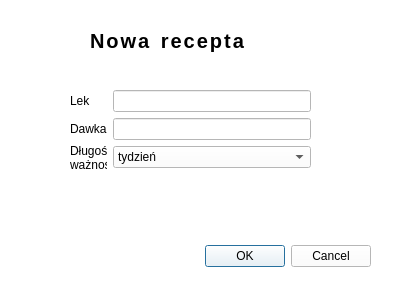
<?xml version="1.0" encoding="UTF-8"?>
<ui version="4.0">
 <class>dialog_prescribtion</class>
 <widget class="QDialog" name="dialog_prescribtion">
  <property name="geometry">
   <rect>
    <x>0</x>
    <y>0</y>
    <width>400</width>
    <height>300</height>
   </rect>
  </property>
  <property name="windowTitle">
   <string>Dialog</string>
  </property>
  <property name="styleSheet">
   <string notr="true">color: rgb(0, 0, 0);
background-color: rgb(255, 255, 255);</string>
  </property>
  <widget class="QDialogButtonBox" name="buttonBox">
   <property name="geometry">
    <rect>
     <x>30</x>
     <y>240</y>
     <width>341</width>
     <height>32</height>
    </rect>
   </property>
   <property name="orientation">
    <enum>Qt::Horizontal</enum>
   </property>
   <property name="standardButtons">
    <set>QDialogButtonBox::Cancel|QDialogButtonBox::Ok</set>
   </property>
  </widget>
  <widget class="QWidget" name="formLayoutWidget">
   <property name="geometry">
    <rect>
     <x>70</x>
     <y>90</y>
     <width>241</width>
     <height>101</height>
    </rect>
   </property>
   <layout class="QFormLayout" name="formLayout">
    <item row="0" column="0">
     <widget class="QLabel" name="label">
      <property name="text">
       <string>Lek</string>
      </property>
     </widget>
    </item>
    <item row="1" column="0">
     <widget class="QLabel" name="label_3">
      <property name="text">
       <string>Dawka</string>
      </property>
     </widget>
    </item>
    <item row="0" column="1">
     <widget class="QLineEdit" name="medicine"/>
    </item>
    <item row="1" column="1">
     <widget class="QLineEdit" name="dose"/>
    </item>
    <item row="2" column="1">
     <widget class="QComboBox" name="expdate">
      <item>
       <property name="text">
        <string>tydzień</string>
       </property>
      </item>
      <item>
       <property name="text">
        <string>dwa tygodnie</string>
       </property>
      </item>
      <item>
       <property name="text">
        <string>miesiąc</string>
       </property>
      </item>
      <item>
       <property name="text">
        <string>pół roku</string>
       </property>
      </item>
      <item>
       <property name="text">
        <string>rok</string>
       </property>
      </item>
     </widget>
    </item>
    <item row="2" column="0">
     <widget class="QLabel" name="label_2">
      <property name="text">
       <string>Długość ważności recepty</string>
      </property>
      <property name="scaledContents">
       <bool>false</bool>
      </property>
      <property name="wordWrap">
       <bool>true</bool>
      </property>
     </widget>
    </item>
   </layout>
  </widget>
  <widget class="QLabel" name="label_4">
   <property name="geometry">
    <rect>
     <x>90</x>
     <y>20</y>
     <width>231</width>
     <height>41</height>
    </rect>
   </property>
   <property name="styleSheet">
    <string notr="true">font-size: 20px;
letter-spacing: 2px;
word-spacing: 2px;
font-weight: 700;</string>
   </property>
   <property name="text">
    <string>Nowa recepta</string>
   </property>
  </widget>
 </widget>
 <resources/>
 <connections>
  <connection>
   <sender>buttonBox</sender>
   <signal>accepted()</signal>
   <receiver>dialog_prescribtion</receiver>
   <slot>accept()</slot>
   <hints>
    <hint type="sourcelabel">
     <x>248</x>
     <y>254</y>
    </hint>
    <hint type="destinationlabel">
     <x>157</x>
     <y>274</y>
    </hint>
   </hints>
  </connection>
  <connection>
   <sender>buttonBox</sender>
   <signal>rejected()</signal>
   <receiver>dialog_prescribtion</receiver>
   <slot>reject()</slot>
   <hints>
    <hint type="sourcelabel">
     <x>316</x>
     <y>260</y>
    </hint>
    <hint type="destinationlabel">
     <x>286</x>
     <y>274</y>
    </hint>
   </hints>
  </connection>
 </connections>
</ui>
